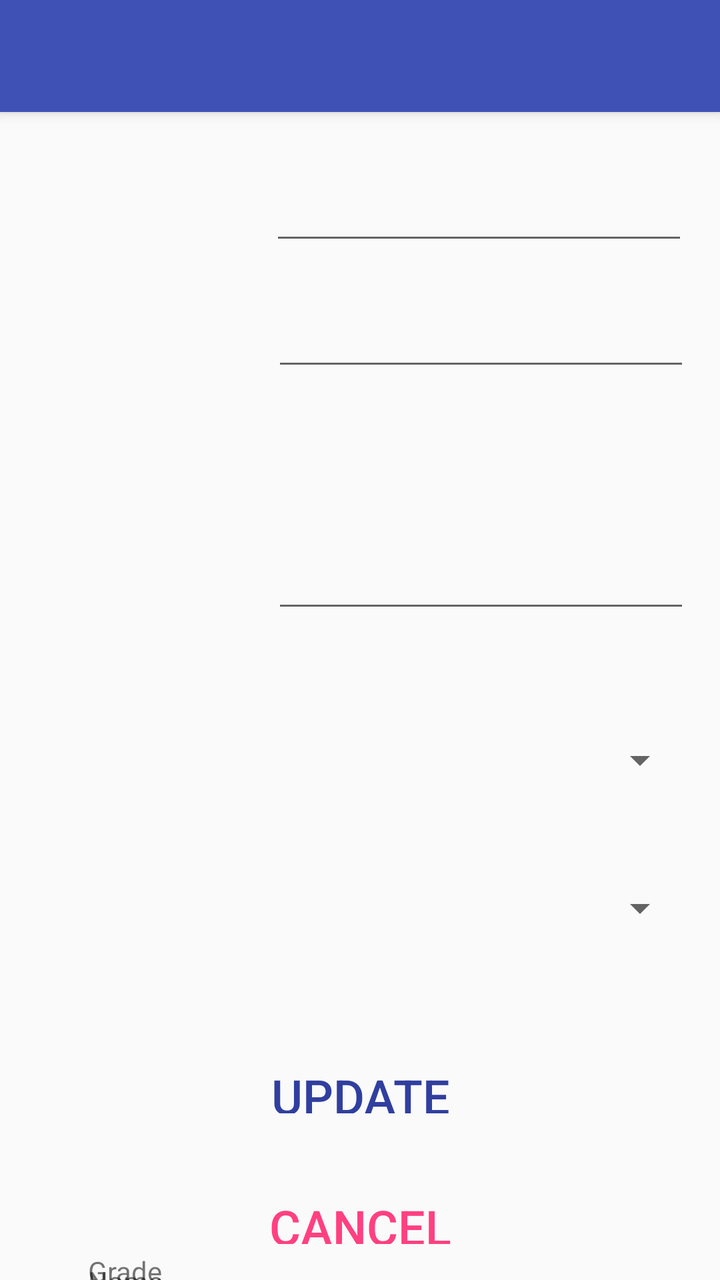
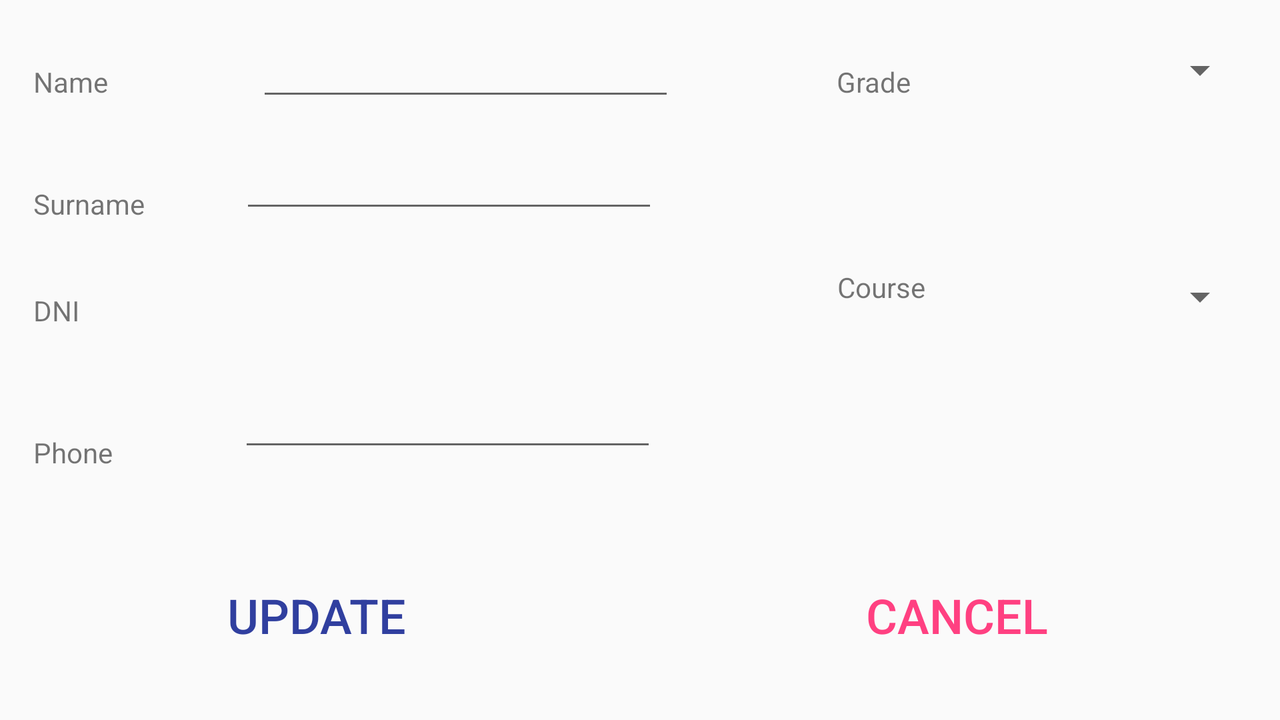

One screen, two layout resources from the same app: the default and the repository's alternative for another configuration. Each is rendered where Android would select it; the XML of both is given below.
<!-- AndroidManifest.xml: application theme AppTheme -->
<!-- res/layout/activity_edit_student.xml -->
<?xml version="1.0" encoding="utf-8"?>
<android.support.design.widget.CoordinatorLayout xmlns:android="http://schemas.android.com/apk/res/android"
    xmlns:app="http://schemas.android.com/apk/res-auto"
    xmlns:tools="http://schemas.android.com/tools"
    android:layout_width="match_parent"
    android:layout_height="match_parent"
    tools:context="albertgomezeloirodriguez.practica1.mobileapps.tecnocampus.cat.eloirodriguezalbertgomez_practica1.EditStudent">

    <android.support.design.widget.AppBarLayout
        android:layout_width="match_parent"
        android:layout_height="wrap_content"
        android:theme="@style/AppTheme.AppBarOverlay">

        <android.support.v7.widget.Toolbar
            android:id="@+id/toolbar"
            android:layout_width="match_parent"
            android:layout_height="?attr/actionBarSize"
            android:background="?attr/colorPrimary"
            app:popupTheme="@style/AppTheme.PopupOverlay" />

    </android.support.design.widget.AppBarLayout>

    <include layout="@layout/content_edit_student" />


</android.support.design.widget.CoordinatorLayout>
<!-- res/layout/content_edit_student.xml (included above) -->
<?xml version="1.0" encoding="utf-8"?>
<android.support.constraint.ConstraintLayout xmlns:android="http://schemas.android.com/apk/res/android"
    xmlns:app="http://schemas.android.com/apk/res-auto"
    xmlns:tools="http://schemas.android.com/tools"
    android:layout_width="match_parent"
    android:layout_height="match_parent"
    app:layout_behavior="@string/appbar_scrolling_view_behavior"
    tools:context="albertgomezeloirodriguez.practica1.mobileapps.tecnocampus.cat.eloirodriguezalbertgomez_practica1.EditStudent"
    tools:showIn="@layout/activity_edit_student">

    <TextView
        android:id="@+id/textViewNameE"
        android:layout_width="83dp"
        android:layout_height="18dp"
        android:layout_marginBottom="8dp"
        android:layout_marginEnd="8dp"
        android:layout_marginLeft="8dp"
        android:layout_marginRight="8dp"
        android:layout_marginStart="8dp"
        android:layout_marginTop="8dp"
        android:text="Name"
        app:layout_constraintBottom_toBottomOf="parent"
        app:layout_constraintHorizontal_bias="1.0"
        app:layout_constraintLeft_toLeftOf="parent"
        app:layout_constraintRight_toLeftOf="@+id/textEditNameE"
        app:layout_constraintTop_toBottomOf="parent"
        app:layout_constraintVertical_bias="0.06" />

    <EditText
        android:id="@+id/textEditNameE"
        android:layout_width="209dp"
        android:layout_height="38dp"
        android:ems="10"
        android:layout_marginRight="16dp"
        app:layout_constraintRight_toRightOf="parent"
        app:layout_constraintBottom_toBottomOf="parent"
        android:layout_marginBottom="8dp"
        android:layout_marginEnd="16dp"
        app:layout_constraintTop_toTopOf="parent"
        android:layout_marginTop="8dp"
        app:layout_constraintVertical_bias="0.048"
        android:layout_marginLeft="8dp"
        app:layout_constraintLeft_toLeftOf="parent"
        app:layout_constraintHorizontal_bias="1.0" />

    <TextView
        android:id="@+id/textViewSurnameE"
        android:layout_width="83dp"
        android:layout_height="18dp"
        android:layout_marginBottom="8dp"
        android:layout_marginEnd="8dp"
        android:layout_marginLeft="8dp"
        android:layout_marginRight="8dp"
        android:layout_marginStart="8dp"
        android:layout_marginTop="8dp"
        android:text="Surname"
        app:layout_constraintBottom_toBottomOf="parent"
        app:layout_constraintHorizontal_bias="1.0"
        app:layout_constraintLeft_toLeftOf="parent"
        app:layout_constraintRight_toLeftOf="@+id/editTextSurnameE"
        app:layout_constraintTop_toBottomOf="@+id/textViewNameE"
        app:layout_constraintVertical_bias="0.086" />

    <EditText
        android:id="@+id/editTextSurnameE"
        android:layout_width="209dp"
        android:layout_height="38dp"
        android:layout_marginBottom="8dp"
        android:layout_marginLeft="8dp"
        android:layout_marginRight="8dp"
        android:layout_marginTop="8dp"
        android:ems="10"
        app:layout_constraintBottom_toBottomOf="parent"
        app:layout_constraintHorizontal_bias="0.947"
        app:layout_constraintLeft_toLeftOf="parent"
        app:layout_constraintRight_toRightOf="parent"
        app:layout_constraintTop_toBottomOf="@+id/textEditNameE"
        app:layout_constraintVertical_bias="0.037"
        android:layout_marginStart="8dp"
        android:layout_marginEnd="8dp" />

    <TextView
        android:id="@+id/textViewDniE"
        android:layout_width="83dp"
        android:layout_height="18dp"
        android:layout_marginBottom="8dp"
        android:layout_marginEnd="8dp"
        android:layout_marginLeft="8dp"
        android:layout_marginRight="8dp"
        android:layout_marginStart="8dp"
        android:layout_marginTop="8dp"
        android:text="DNI"
        app:layout_constraintBottom_toBottomOf="parent"
        app:layout_constraintHorizontal_bias="1.0"
        app:layout_constraintLeft_toLeftOf="parent"
        app:layout_constraintRight_toLeftOf="@+id/editTextDniE"
        app:layout_constraintTop_toBottomOf="@+id/textViewSurnameE"
        app:layout_constraintVertical_bias="0.102" />

    <TextView
        android:id="@+id/editTextDniE"
        android:layout_width="208dp"
        android:layout_height="24dp"
        android:layout_marginBottom="8dp"
        android:layout_marginEnd="8dp"
        android:layout_marginLeft="8dp"
        android:layout_marginRight="8dp"
        android:layout_marginStart="8dp"
        android:layout_marginTop="8dp"
        android:ems="10"
        android:inputType="number"
        app:layout_constraintBottom_toBottomOf="parent"
        app:layout_constraintHorizontal_bias="0.949"
        app:layout_constraintLeft_toLeftOf="parent"
        app:layout_constraintRight_toRightOf="parent"
        app:layout_constraintTop_toBottomOf="@+id/editTextSurnameE"
        app:layout_constraintVertical_bias="0.075" />

    <TextView
        android:id="@+id/textViewTelfE"
        android:layout_width="83dp"
        android:layout_height="17dp"
        android:layout_marginBottom="8dp"
        android:layout_marginEnd="8dp"
        android:layout_marginLeft="8dp"
        android:layout_marginRight="8dp"
        android:layout_marginStart="8dp"
        android:layout_marginTop="8dp"
        android:text="Phone"
        app:layout_constraintBottom_toBottomOf="parent"
        app:layout_constraintHorizontal_bias="1.0"
        app:layout_constraintLeft_toLeftOf="parent"
        app:layout_constraintRight_toLeftOf="@+id/editTextTelfE"
        app:layout_constraintTop_toBottomOf="@+id/textViewDniE"
        app:layout_constraintVertical_bias="0.091" />

    <EditText
        android:id="@+id/editTextTelfE"
        android:layout_width="209dp"
        android:layout_height="38dp"
        android:layout_marginBottom="8dp"
        android:layout_marginLeft="8dp"
        android:layout_marginRight="8dp"
        android:layout_marginTop="8dp"
        android:ems="10"
        android:inputType="number"
        app:layout_constraintBottom_toBottomOf="parent"
        app:layout_constraintHorizontal_bias="0.947"
        app:layout_constraintLeft_toLeftOf="parent"
        app:layout_constraintRight_toRightOf="parent"
        app:layout_constraintTop_toBottomOf="@+id/editTextDniE"
        app:layout_constraintVertical_bias="0.037"
        android:layout_marginStart="8dp"
        android:layout_marginEnd="8dp" />

    <TextView
        android:id="@+id/textViewGrauE"
        android:layout_width="83dp"
        android:layout_height="18dp"
        android:layout_marginBottom="8dp"
        android:layout_marginEnd="8dp"
        android:layout_marginLeft="8dp"
        android:layout_marginRight="8dp"
        android:layout_marginStart="8dp"
        android:layout_marginTop="8dp"
        android:text="Grade"
        app:layout_constraintBottom_toBottomOf="parent"
        app:layout_constraintHorizontal_bias="1.0"
        app:layout_constraintLeft_toLeftOf="parent"
        app:layout_constraintRight_toLeftOf="@+id/spinnerGrauE"
        app:layout_constraintTop_toBottomOf="@+id/textViewTelfE"
        app:layout_constraintVertical_bias="0.195" />

    <Spinner
        android:id="@+id/spinnerGrauE"
        android:layout_width="209dp"
        android:layout_height="38dp"
        android:layout_marginRight="16dp"
        app:layout_constraintRight_toRightOf="parent"
        app:layout_constraintTop_toBottomOf="@+id/editTextTelfE"
        android:layout_marginTop="25dp"
        android:layout_marginEnd="16dp"
        app:layout_constraintBottom_toBottomOf="parent"
        android:layout_marginBottom="8dp"
        app:layout_constraintVertical_bias="0.096"
        android:layout_marginLeft="8dp"
        app:layout_constraintLeft_toLeftOf="parent"
        app:layout_constraintHorizontal_bias="1.0" />

    <TextView
        android:id="@+id/textViewCursE"
        android:layout_width="83dp"
        android:layout_height="18dp"
        android:layout_marginBottom="8dp"
        android:layout_marginEnd="8dp"
        android:layout_marginLeft="8dp"
        android:layout_marginRight="8dp"
        android:layout_marginStart="8dp"
        android:layout_marginTop="8dp"
        android:text="Course"
        app:layout_constraintBottom_toBottomOf="parent"
        app:layout_constraintHorizontal_bias="1.0"
        app:layout_constraintLeft_toLeftOf="parent"
        app:layout_constraintRight_toLeftOf="@+id/spinnerCursE"
        app:layout_constraintTop_toBottomOf="@+id/textViewGrauE"
        app:layout_constraintVertical_bias="0.254" />

    <Spinner
        android:id="@+id/spinnerCursE"
        android:layout_width="209dp"
        android:layout_height="38dp"
        android:layout_marginRight="16dp"
        app:layout_constraintRight_toRightOf="parent"
        app:layout_constraintTop_toBottomOf="@+id/spinnerGrauE"
        android:layout_marginTop="36dp"
        android:layout_marginEnd="16dp"
        app:layout_constraintBottom_toBottomOf="parent"
        android:layout_marginBottom="8dp"
        app:layout_constraintVertical_bias="0.0"
        android:layout_marginLeft="8dp"
        app:layout_constraintLeft_toLeftOf="parent"
        app:layout_constraintHorizontal_bias="1.0" />

    <Button
        android:id="@+id/createStudentBtnE"
        style="@style/Widget.AppCompat.Button.Borderless.Colored"
        android:layout_width="358dp"
        android:layout_height="45dp"
        android:layout_marginBottom="8dp"
        android:layout_marginEnd="8dp"
        android:layout_marginLeft="8dp"
        android:layout_marginRight="8dp"
        android:layout_marginStart="8dp"
        android:layout_marginTop="8dp"
        android:text="UPDATE"
        android:textAllCaps="false"
        android:textColor="@color/colorPrimaryDark"
        android:textSize="24sp"
        app:layout_constraintBottom_toBottomOf="parent"
        app:layout_constraintLeft_toLeftOf="parent"
        app:layout_constraintRight_toRightOf="parent"
        app:layout_constraintTop_toTopOf="parent"
        app:layout_constraintVertical_bias="0.875" />

    <Button
        android:id="@+id/cancelStudentBtnE"
        style="@style/Widget.AppCompat.Button.Borderless.Colored"
        android:layout_width="358dp"
        android:layout_height="45dp"
        android:text="CANCEL"
        android:textSize="24sp"
        android:layout_marginRight="8dp"
        app:layout_constraintRight_toRightOf="parent"
        android:layout_marginLeft="8dp"
        app:layout_constraintLeft_toLeftOf="parent"
        android:layout_marginTop="10dp"
        app:layout_constraintTop_toBottomOf="@+id/createStudentBtn"
        app:layout_constraintBottom_toBottomOf="parent"
        android:layout_marginBottom="8dp"
        app:layout_constraintVertical_bias="0.0" />

</android.support.constraint.ConstraintLayout>
<!-- resources referenced by this layout -->
<resources>
  <color name="colorPrimaryDark">#303f9f</color>
  <style name="AppTheme.AppBarOverlay" parent="ThemeOverlay.AppCompat.Dark.ActionBar" />
  <style name="AppTheme.PopupOverlay" parent="ThemeOverlay.AppCompat.Light" />
  <style name="AppTheme" parent="Theme.AppCompat.Light.DarkActionBar">
          
          <item name="colorPrimary">@color/colorPrimary</item>
          <item name="colorPrimaryDark">@color/colorPrimaryDark</item>
          <item name="colorAccent">@color/colorAccent</item>
          <item name="android:popupMenuStyle">@style/PopupMenu</item>
      </style>
  <color name="colorPrimary">#3F51B5</color>
  <color name="colorAccent">#ff4081</color>
  <style name="PopupMenu" parent="@android:style/Widget.PopupMenu">
          <item name="android:popupBackground">@android:color/holo_green_light</item>
      </style>
</resources>
<!-- res/layout-land/activity_edit_student.xml (the repository's variant of the layout above) -->
<!-- drawn on the phone turned sideways -->
<?xml version="1.0" encoding="utf-8"?>
<android.support.constraint.ConstraintLayout xmlns:android="http://schemas.android.com/apk/res/android"
    xmlns:app="http://schemas.android.com/apk/res-auto"
    xmlns:tools="http://schemas.android.com/tools"
    android:layout_width="match_parent"
    android:layout_height="match_parent"
    android:orientation="vertical"
    tools:context="albertgomezeloirodriguez.practica1.mobileapps.tecnocampus.cat.eloirodriguezalbertgomez_practica1.StudentFormCreate"
    android:weightSum="1">

    <TextView
        android:id="@+id/textViewNameE"
        android:layout_width="83dp"
        android:layout_height="18dp"
        android:layout_marginBottom="8dp"
        android:layout_marginEnd="8dp"
        android:layout_marginLeft="8dp"
        android:layout_marginStart="8dp"
        android:layout_marginTop="8dp"
        android:text="Name"
        app:layout_constraintBottom_toBottomOf="parent"
        app:layout_constraintLeft_toLeftOf="parent"
        app:layout_constraintVertical_bias="0.072"
        app:layout_constraintTop_toTopOf="parent"
        android:layout_marginRight="8dp"
        app:layout_constraintRight_toRightOf="parent"
        app:layout_constraintHorizontal_bias="0.016" />

    <EditText
        android:id="@+id/textEditNameE"
        android:layout_width="209dp"
        android:layout_height="38dp"
        android:ems="10"
        android:layout_marginRight="16dp"
        app:layout_constraintRight_toRightOf="parent"
        app:layout_constraintBottom_toBottomOf="parent"
        android:layout_marginBottom="8dp"
        android:layout_marginEnd="16dp"
        app:layout_constraintTop_toTopOf="parent"
        android:layout_marginTop="8dp"
        app:layout_constraintVertical_bias="0.031"
        app:layout_constraintLeft_toRightOf="@+id/textViewNameE"
        android:layout_marginLeft="8dp"
        app:layout_constraintHorizontal_bias="0.067" />

    <TextView
        android:id="@+id/textViewSurnameE"
        android:layout_width="83dp"
        android:layout_height="18dp"
        android:layout_marginEnd="8dp"
        android:layout_marginLeft="8dp"
        android:layout_marginStart="8dp"
        android:text="Surname"
        app:layout_constraintLeft_toLeftOf="parent"
        app:layout_constraintBottom_toBottomOf="parent"
        android:layout_marginBottom="8dp"
        android:layout_marginRight="8dp"
        app:layout_constraintRight_toRightOf="parent"
        app:layout_constraintHorizontal_bias="0.016"
        app:layout_constraintTop_toTopOf="parent"
        android:layout_marginTop="8dp"
        app:layout_constraintVertical_bias="0.259" />

    <EditText
        android:id="@+id/editTextSurnameE"
        android:layout_width="209dp"
        android:layout_height="38dp"
        android:layout_marginRight="8dp"
        android:ems="10"
        app:layout_constraintRight_toRightOf="parent"
        android:layout_marginStart="8dp"
        android:layout_marginEnd="8dp"
        app:layout_constraintLeft_toRightOf="@+id/textViewSurnameE"
        android:layout_marginLeft="8dp"
        app:layout_constraintHorizontal_bias="0.039"
        android:layout_marginTop="18dp"
        app:layout_constraintTop_toBottomOf="@+id/textEditNameE"
        app:layout_constraintBottom_toBottomOf="parent"
        android:layout_marginBottom="8dp"
        app:layout_constraintVertical_bias="0.0" />

    <TextView
        android:id="@+id/textViewDniE"
        android:layout_width="83dp"
        android:layout_height="18dp"
        android:layout_marginEnd="8dp"
        android:layout_marginLeft="8dp"
        android:layout_marginStart="8dp"
        android:text="DNI"
        app:layout_constraintLeft_toLeftOf="parent"
        app:layout_constraintBottom_toBottomOf="parent"
        android:layout_marginBottom="8dp"
        android:layout_marginRight="8dp"
        app:layout_constraintRight_toRightOf="parent"
        app:layout_constraintHorizontal_bias="0.016"
        app:layout_constraintTop_toTopOf="parent"
        android:layout_marginTop="8dp"
        app:layout_constraintVertical_bias="0.422" />

    <TextView
        android:id="@+id/editTextDniE"
        android:layout_width="208dp"
        android:layout_height="29dp"
        android:layout_marginBottom="8dp"
        android:layout_marginEnd="8dp"
        android:layout_marginLeft="8dp"
        android:layout_marginRight="8dp"
        android:layout_marginStart="8dp"
        android:ems="10"
        android:inputType="number"
        app:layout_constraintBottom_toBottomOf="parent"
        app:layout_constraintHorizontal_bias="0.037"
        app:layout_constraintLeft_toRightOf="@+id/textViewDniE"
        app:layout_constraintRight_toRightOf="parent"
        app:layout_constraintTop_toTopOf="parent"
        android:layout_marginTop="8dp"
        app:layout_constraintVertical_bias="0.439" />

    <TextView
        android:id="@+id/textViewTelfE"
        android:layout_width="83dp"
        android:layout_height="17dp"
        android:layout_marginBottom="96dp"
        android:layout_marginEnd="8dp"
        android:layout_marginLeft="8dp"
        android:layout_marginStart="8dp"
        android:text="Phone"
        app:layout_constraintBottom_toBottomOf="parent"
        app:layout_constraintLeft_toLeftOf="parent"
        android:layout_marginRight="8dp"
        app:layout_constraintRight_toRightOf="parent"
        app:layout_constraintHorizontal_bias="0.016"
        app:layout_constraintTop_toTopOf="parent"
        android:layout_marginTop="8dp"
        app:layout_constraintVertical_bias="0.873" />

    <EditText
        android:id="@+id/editTextTelfE"
        android:layout_width="209dp"
        android:layout_height="38dp"
        android:layout_marginRight="8dp"
        android:ems="10"
        android:inputType="number"
        app:layout_constraintRight_toRightOf="parent"
        android:layout_marginStart="8dp"
        android:layout_marginEnd="8dp"
        app:layout_constraintLeft_toRightOf="@+id/textViewTelfE"
        android:layout_marginLeft="8dp"
        app:layout_constraintHorizontal_bias="0.037"
        app:layout_constraintTop_toTopOf="parent"
        android:layout_marginTop="8dp"
        app:layout_constraintBottom_toBottomOf="parent"
        android:layout_marginBottom="8dp"
        app:layout_constraintVertical_bias="0.603" />

    <TextView
        android:id="@+id/textViewGrauE"
        android:layout_width="83dp"
        android:layout_height="18dp"
        android:layout_marginEnd="8dp"
        android:layout_marginStart="8dp"
        android:text="Grade"
        app:layout_constraintLeft_toRightOf="@+id/textEditNameE"
        android:layout_marginLeft="16dp"
        app:layout_constraintTop_toTopOf="parent"
        android:layout_marginTop="8dp"
        app:layout_constraintBottom_toBottomOf="parent"
        android:layout_marginBottom="8dp"
        app:layout_constraintVertical_bias="0.072"
        app:layout_constraintRight_toLeftOf="@+id/spinnerGrauE"
        android:layout_marginRight="8dp"
        app:layout_constraintHorizontal_bias="0.939" />

    <Spinner
        android:id="@+id/spinnerGrauE"
        android:layout_width="110dp"
        android:layout_height="38dp"
        android:layout_marginRight="16dp"
        app:layout_constraintRight_toRightOf="parent"
        android:layout_marginEnd="16dp"
        app:layout_constraintTop_toTopOf="parent"
        android:layout_marginTop="16dp"
        app:layout_constraintBottom_toBottomOf="parent"
        android:layout_marginBottom="8dp"
        app:layout_constraintVertical_bias="0.0"
        android:layout_marginLeft="8dp"
        app:layout_constraintLeft_toLeftOf="parent"
        app:layout_constraintHorizontal_bias="1.0" />

    <TextView
        android:id="@+id/textViewCursE"
        android:layout_width="83dp"
        android:layout_height="18dp"
        android:layout_marginEnd="8dp"
        android:layout_marginStart="8dp"
        android:text="Course"
        android:layout_marginTop="8dp"
        app:layout_constraintTop_toBottomOf="@+id/textViewGrauE"
        app:layout_constraintLeft_toRightOf="@+id/editTextSurnameE"
        android:layout_marginLeft="8dp"
        app:layout_constraintBottom_toBottomOf="parent"
        android:layout_marginBottom="8dp"
        app:layout_constraintVertical_bias="0.277"
        app:layout_constraintRight_toLeftOf="@+id/spinnerCursE"
        android:layout_marginRight="8dp"
        app:layout_constraintHorizontal_bias="0.95" />

    <Spinner
        android:id="@+id/spinnerCursE"
        android:layout_width="110dp"
        android:layout_height="38dp"
        android:layout_marginEnd="16dp"
        android:layout_marginLeft="8dp"
        android:layout_marginRight="16dp"
        app:layout_constraintHorizontal_bias="1.0"
        app:layout_constraintLeft_toLeftOf="parent"
        app:layout_constraintRight_toRightOf="parent"
        app:layout_constraintTop_toTopOf="parent"
        android:layout_marginTop="8dp"
        app:layout_constraintBottom_toBottomOf="parent"
        android:layout_marginBottom="8dp"
        app:layout_constraintVertical_bias="0.396" />

    <Button
        android:id="@+id/createStudentBtnE"
        style="@style/Widget.AppCompat.Button.Borderless.Colored"
        android:layout_width="260dp"
        android:layout_height="49dp"
        android:layout_marginBottom="8dp"
        android:layout_marginEnd="8dp"
        android:layout_marginLeft="8dp"
        android:layout_marginRight="8dp"
        android:layout_marginStart="8dp"
        android:layout_marginTop="8dp"
        android:text="UPDATE"
        android:textAllCaps="false"
        android:textColor="@color/colorPrimaryDark"
        android:textSize="24sp"
        app:layout_constraintBottom_toBottomOf="parent"
        app:layout_constraintHorizontal_bias="0.275"
        app:layout_constraintLeft_toLeftOf="parent"
        app:layout_constraintRight_toLeftOf="@+id/cancelStudentBtnE"
        app:layout_constraintTop_toTopOf="parent"
        app:layout_constraintVertical_bias="0.926" />

    <Button
        android:id="@+id/cancelStudentBtnE"
        style="@style/Widget.AppCompat.Button.Borderless.Colored"
        android:layout_width="260dp"
        android:layout_height="49dp"
        android:layout_marginRight="27dp"
        android:text="CANCEL"
        android:textSize="24sp"
        app:layout_constraintRight_toRightOf="parent"
        android:layout_marginLeft="8dp"
        app:layout_constraintLeft_toLeftOf="parent"
        app:layout_constraintHorizontal_bias="0.986"
        app:layout_constraintBottom_toBottomOf="parent"
        android:layout_marginBottom="8dp"
        app:layout_constraintTop_toTopOf="parent"
        android:layout_marginTop="8dp"
        app:layout_constraintVertical_bias="0.926" />

</android.support.constraint.ConstraintLayout>
<!-- resources referenced by the variant -->
<!-- as the phone turned sideways resolves them -->
<resources>
  <color name="colorPrimaryDark">#303f9f</color>
  <style name="AppTheme" parent="Theme.AppCompat.Light.DarkActionBar">
          
          <item name="colorPrimary">@color/colorPrimary</item>
          <item name="colorPrimaryDark">@color/colorPrimaryDark</item>
          <item name="colorAccent">@color/colorAccent</item>
          <item name="android:popupMenuStyle">@style/PopupMenu</item>
      </style>
  <color name="colorPrimary">#3F51B5</color>
  <color name="colorAccent">#ff4081</color>
  <style name="PopupMenu" parent="@android:style/Widget.PopupMenu">
          <item name="android:popupBackground">@android:color/holo_green_light</item>
      </style>
</resources>
